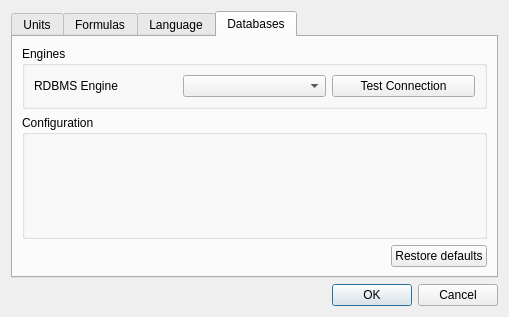
<?xml version="1.0" encoding="UTF-8"?>
<ui version="4.0">
 <class>optionsDialog</class>
 <widget class="QDialog" name="optionsDialog">
  <property name="enabled">
   <bool>true</bool>
  </property>
  <property name="geometry">
   <rect>
    <x>0</x>
    <y>0</y>
    <width>481</width>
    <height>314</height>
   </rect>
  </property>
  <property name="windowTitle">
   <string>Options</string>
  </property>
  <layout class="QVBoxLayout" name="verticalLayout_3">
   <item>
    <widget class="QTabWidget" name="tabWidget">
     <property name="tabShape">
      <enum>QTabWidget::Rounded</enum>
     </property>
     <property name="currentIndex">
      <number>3</number>
     </property>
     <widget class="QWidget" name="tab_units">
      <attribute name="title">
       <string>Units</string>
      </attribute>
      <layout class="QFormLayout" name="formLayout_5">
       <item row="0" column="0">
        <widget class="QLabel" name="weightLabel">
         <property name="text">
          <string>Weight</string>
         </property>
        </widget>
       </item>
       <item row="0" column="1">
        <widget class="QComboBox" name="weightComboBox"/>
       </item>
       <item row="1" column="0">
        <widget class="QLabel" name="temperatureLabel">
         <property name="text">
          <string>Temperature</string>
         </property>
        </widget>
       </item>
       <item row="1" column="1">
        <widget class="QComboBox" name="temperatureComboBox"/>
       </item>
       <item row="2" column="0">
        <widget class="QLabel" name="volumeLabel">
         <property name="text">
          <string>Volume</string>
         </property>
        </widget>
       </item>
       <item row="2" column="1">
        <widget class="QComboBox" name="volumeComboBox"/>
       </item>
       <item row="3" column="0">
        <widget class="QLabel" name="gravityLabel">
         <property name="text">
          <string>Gravity</string>
         </property>
        </widget>
       </item>
       <item row="3" column="1">
        <widget class="QComboBox" name="gravityComboBox"/>
       </item>
       <item row="4" column="0">
        <widget class="QLabel" name="dateLabel">
         <property name="text">
          <string>Date</string>
         </property>
        </widget>
       </item>
       <item row="4" column="1">
        <widget class="QComboBox" name="dateComboBox">
         <property name="minimumSize">
          <size>
           <width>200</width>
           <height>0</height>
          </size>
         </property>
        </widget>
       </item>
       <item row="5" column="1">
        <widget class="QComboBox" name="colorComboBox"/>
       </item>
       <item row="5" column="0">
        <widget class="QLabel" name="colorLabel">
         <property name="text">
          <string>Color</string>
         </property>
        </widget>
       </item>
       <item row="6" column="1">
        <widget class="QComboBox" name="diastaticPowerComboBox"/>
       </item>
       <item row="6" column="0">
        <widget class="QLabel" name="diastaticPowerLabel">
         <property name="text">
          <string>Diastatic power</string>
         </property>
        </widget>
       </item>
      </layout>
     </widget>
     <widget class="QWidget" name="tab_formula">
      <property name="enabled">
       <bool>true</bool>
      </property>
      <property name="sizePolicy">
       <sizepolicy hsizetype="Expanding" vsizetype="Expanding">
        <horstretch>0</horstretch>
        <verstretch>0</verstretch>
       </sizepolicy>
      </property>
      <property name="minimumSize">
       <size>
        <width>0</width>
        <height>0</height>
       </size>
      </property>
      <attribute name="title">
       <string>Formulas</string>
      </attribute>
      <layout class="QVBoxLayout" name="verticalLayout">
       <item>
        <widget class="QGroupBox" name="groupBox_4">
         <property name="sizePolicy">
          <sizepolicy hsizetype="Preferred" vsizetype="Maximum">
           <horstretch>0</horstretch>
           <verstretch>0</verstretch>
          </sizepolicy>
         </property>
         <property name="title">
          <string>Formulas</string>
         </property>
         <layout class="QGridLayout" name="gridLayout_2">
          <item row="0" column="0">
           <widget class="QLabel" name="ibuFormulaLabel">
            <property name="text">
             <string>IBU</string>
            </property>
           </widget>
          </item>
          <item row="0" column="1">
           <widget class="QComboBox" name="ibuFormulaComboBox">
            <property name="minimumSize">
             <size>
              <width>230</width>
              <height>0</height>
             </size>
            </property>
           </widget>
          </item>
          <item row="1" column="0">
           <widget class="QLabel" name="colorFormulaLabel">
            <property name="text">
             <string>Color</string>
            </property>
           </widget>
          </item>
          <item row="1" column="1">
           <widget class="QComboBox" name="colorFormulaComboBox">
            <property name="minimumSize">
             <size>
              <width>230</width>
              <height>0</height>
             </size>
            </property>
           </widget>
          </item>
          <item row="2" column="0">
           <widget class="QLabel" name="koHopUtilLabel">
            <property name="text">
             <string>K.O. Utilization</string>
            </property>
           </widget>
          </item>
          <item row="2" column="1">
           <widget class="QDoubleSpinBox" name="ibuKOHopCoeffDoubleSpinBox">
            <property name="decimals">
             <number>4</number>
            </property>
            <property name="maximum">
             <double>100.000000000000000</double>
            </property>
            <property name="singleStep">
             <double>0.100000000000000</double>
            </property>
           </widget>
          </item>
          <item row="2" column="2">
           <widget class="QLabel" name="koHopUtilFormulaLabel">
            <property name="text">
             <string>* mins^2 +</string>
            </property>
           </widget>
          </item>
          <item row="2" column="3">
           <widget class="QDoubleSpinBox" name="ibuKOHopUtilAZeroDoubleSpinBox"/>
          </item>
         </layout>
        </widget>
       </item>
       <item>
        <widget class="QGroupBox" name="groupBox_2">
         <property name="title">
          <string>IBU Adjustments</string>
         </property>
         <layout class="QFormLayout" name="formLayout_3">
          <item row="0" column="0">
           <widget class="QLabel" name="mashHopLabel_2">
            <property name="text">
             <string>Mash Hop (%)</string>
            </property>
           </widget>
          </item>
          <item row="0" column="1">
           <widget class="QDoubleSpinBox" name="ibuAdjustmentMashHopDoubleSpinBox">
            <property name="decimals">
             <number>1</number>
            </property>
            <property name="maximum">
             <double>200.000000000000000</double>
            </property>
            <property name="singleStep">
             <double>5.000000000000000</double>
            </property>
            <property name="value">
             <double>100.000000000000000</double>
            </property>
           </widget>
          </item>
          <item row="1" column="0">
           <widget class="QLabel" name="firstWortLabel">
            <property name="text">
             <string>First Wort (%)</string>
            </property>
           </widget>
          </item>
          <item row="1" column="1">
           <widget class="QDoubleSpinBox" name="ibuAdjustmentFirstWortDoubleSpinBox">
            <property name="decimals">
             <number>1</number>
            </property>
            <property name="maximum">
             <double>200.000000000000000</double>
            </property>
            <property name="singleStep">
             <double>5.000000000000000</double>
            </property>
            <property name="value">
             <double>100.000000000000000</double>
            </property>
           </widget>
          </item>
         </layout>
        </widget>
       </item>
      </layout>
     </widget>
     <widget class="QWidget" name="tab_language">
      <attribute name="title">
       <string>Language</string>
      </attribute>
      <layout class="QHBoxLayout" name="horizontalLayout_3">
       <item>
        <layout class="QVBoxLayout" name="verticalLayout_14">
         <item>
          <widget class="QComboBox" name="comboBox_lang">
           <property name="sizeAdjustPolicy">
            <enum>QComboBox::AdjustToContents</enum>
           </property>
          </widget>
         </item>
         <item>
          <widget class="QLabel" name="label">
           <property name="minimumSize">
            <size>
             <width>200</width>
             <height>0</height>
            </size>
           </property>
           <property name="text">
            <string>&lt;qt&gt;
   &lt;b&gt;Know another language?&lt;/b&gt;
   &lt;br&gt;&lt;br&gt;
   Or, would you like to improve a translation? Help us out and
  &lt;a href=&quot;https://sourceforge.net/sendmessage.php?touser=938941&quot;&gt;
  provide a translation&lt;/a&gt; so that your friends can use brewtarget!
&lt;/qt&gt;</string>
           </property>
           <property name="wordWrap">
            <bool>true</bool>
           </property>
          </widget>
         </item>
        </layout>
       </item>
       <item>
        <spacer name="horizontalSpacer_2">
         <property name="orientation">
          <enum>Qt::Horizontal</enum>
         </property>
         <property name="sizeHint" stdset="0">
          <size>
           <width>300</width>
           <height>20</height>
          </size>
         </property>
        </spacer>
       </item>
      </layout>
     </widget>
     <widget class="QWidget" name="tab_database">
      <attribute name="title">
       <string>Databases</string>
      </attribute>
      <layout class="QVBoxLayout" name="verticalLayout_2">
       <item>
        <widget class="QGroupBox" name="groupBox_engine">
         <property name="title">
          <string>Engines</string>
         </property>
         <layout class="QHBoxLayout" name="horizontalLayout_2">
          <item>
           <widget class="QLabel" name="label_engine">
            <property name="text">
             <string>RDBMS Engine</string>
            </property>
           </widget>
          </item>
          <item>
           <widget class="QComboBox" name="comboBox_engine"/>
          </item>
          <item>
           <widget class="QPushButton" name="pushButton_testConnection">
            <property name="text">
             <string>Test Connection</string>
            </property>
           </widget>
          </item>
         </layout>
        </widget>
       </item>
       <item>
        <widget class="QGroupBox" name="groupBox_dbConfig">
         <property name="enabled">
          <bool>true</bool>
         </property>
         <property name="sizePolicy">
          <sizepolicy hsizetype="Preferred" vsizetype="MinimumExpanding">
           <horstretch>0</horstretch>
           <verstretch>0</verstretch>
          </sizepolicy>
         </property>
         <property name="title">
          <string>Configuration</string>
         </property>
         <property name="configSection" stdset="0">
          <string notr="true">optionsDialog</string>
         </property>
         <layout class="QGridLayout" name="gridLayout"/>
        </widget>
       </item>
       <item>
        <layout class="QHBoxLayout" name="horizontalLayout">
         <item>
          <spacer name="horizontalSpacer">
           <property name="orientation">
            <enum>Qt::Horizontal</enum>
           </property>
           <property name="sizeHint" stdset="0">
            <size>
             <width>40</width>
             <height>20</height>
            </size>
           </property>
          </spacer>
         </item>
         <item>
          <widget class="QPushButton" name="pushButton_resetToDefault">
           <property name="text">
            <string>Restore defaults</string>
           </property>
          </widget>
         </item>
        </layout>
       </item>
      </layout>
     </widget>
    </widget>
   </item>
   <item>
    <widget class="QDialogButtonBox" name="buttonBox">
     <property name="orientation">
      <enum>Qt::Horizontal</enum>
     </property>
     <property name="standardButtons">
      <set>QDialogButtonBox::Cancel|QDialogButtonBox::Ok</set>
     </property>
    </widget>
   </item>
  </layout>
 </widget>
 <tabstops>
  <tabstop>tabWidget</tabstop>
  <tabstop>buttonBox</tabstop>
 </tabstops>
 <resources>
  <include location="../brewtarget.qrc"/>
 </resources>
 <connections>
  <connection>
   <sender>buttonBox</sender>
   <signal>accepted()</signal>
   <receiver>optionsDialog</receiver>
   <slot>accept()</slot>
   <hints>
    <hint type="sourcelabel">
     <x>266</x>
     <y>298</y>
    </hint>
    <hint type="destinationlabel">
     <x>157</x>
     <y>274</y>
    </hint>
   </hints>
  </connection>
  <connection>
   <sender>buttonBox</sender>
   <signal>rejected()</signal>
   <receiver>optionsDialog</receiver>
   <slot>reject()</slot>
   <hints>
    <hint type="sourcelabel">
     <x>334</x>
     <y>298</y>
    </hint>
    <hint type="destinationlabel">
     <x>286</x>
     <y>274</y>
    </hint>
   </hints>
  </connection>
 </connections>
</ui>
